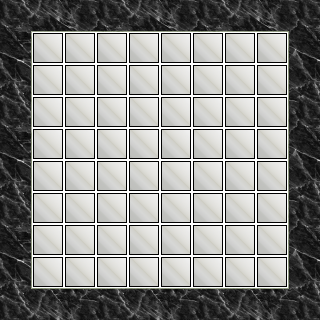

The image is a tile-based game level rendered from a .tmx file. Its description and complete source (layers, tilesets, objects, tile grids) follow:
An orthogonal 10x10 tile map with 32x32 px tiles, 2 tile layers (Tile Layer 1, Tile Layer 2), 2 tilesets.

<map version="1.2" tiledversion="1.2.3" orientation="orthogonal" renderorder="left-down" width="10" height="10" tilewidth="32" tileheight="32" infinite="0" nextlayerid="3" nextobjectid="1">
 <tileset firstgid="1" source="bg_01.tsx" />
 <tileset firstgid="101" source="tile_01.tsx" />
 <layer id="1" name="Tile Layer 1" width="10" height="10">
  <data encoding="csv">
1,2,3,4,5,6,7,8,9,10,
11,52,52,52,52,52,52,52,52,20,
21,52,52,52,52,52,52,52,52,30,
31,52,52,52,52,52,52,52,52,40,
41,52,52,52,52,52,52,52,52,50,
51,52,52,52,52,52,52,52,52,60,
61,52,52,52,52,52,52,52,52,70,
71,52,52,52,52,52,52,52,52,80,
81,52,52,52,52,52,52,52,52,90,
91,92,93,94,95,96,97,98,99,100
</data>
 </layer>
 <layer id="2" name="Tile Layer 2" width="10" height="10">
  <data encoding="csv">
0,0,0,0,0,0,0,0,0,0,
0,101,101,101,101,101,101,101,101,0,
0,101,101,101,101,101,101,101,101,0,
0,101,101,101,101,101,101,101,101,0,
0,101,101,101,101,101,101,101,101,0,
0,101,101,101,101,101,101,101,101,0,
0,101,101,101,101,101,101,101,101,0,
0,101,101,101,101,101,101,101,101,0,
0,101,101,101,101,101,101,101,101,0,
0,0,0,0,0,0,0,0,0,0
</data>
 </layer>
</map>